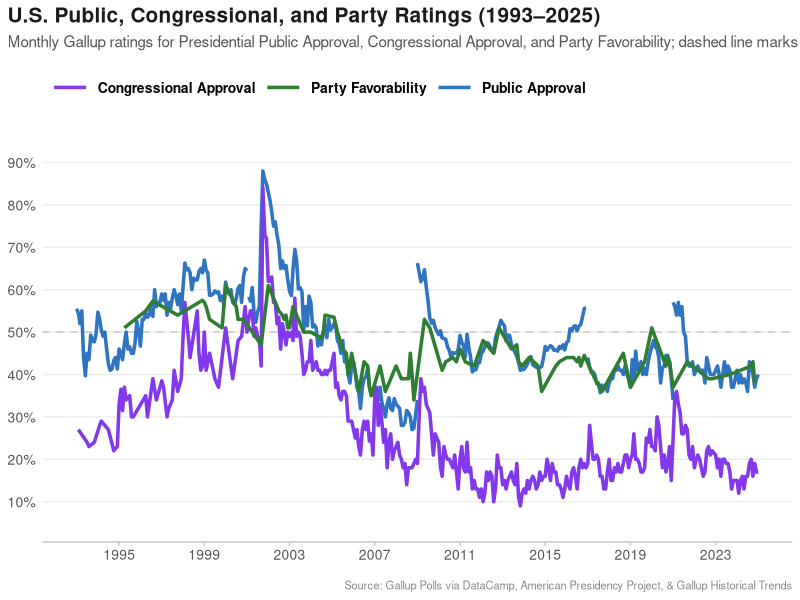

This chart was generated by the following R code:
## ---- chunk 1
#| message: false
#| echo: false
#| fig-height: 6
#| fig-width: 10

library(tidyverse)

# Load monthly presidential approval data (modern era where all 3 series overlap)
monthly_data <- read_csv("data/presidential_approval_by_month.csv", show_col_types = FALSE) |>
  filter(year_month >= as.Date("1993-01-01"))

# Load congressional approval data
congress_data <- read_csv("data/congressional_approval_by_month.csv", show_col_types = FALSE) |>
  filter(year_month >= as.Date("1993-01-01"))

# Load party favorability data
party_data <- read_csv("data/party_favorability_by_month.csv", show_col_types = FALSE) |>
  filter(year_month >= as.Date("1993-01-01"))

# Single time series styled with clean Axios aesthetic
ggplot() +
  geom_hline(yintercept = 50, linetype = "dashed", color = "#D0D0D0", linewidth = 0.6) +
  geom_line(data = monthly_data, aes(x = year_month, y = approval, color = "Public Approval", group = president), linewidth = 1.2) +
  geom_line(data = congress_data, aes(x = year_month, y = approval, color = "Congressional Approval"), linewidth = 1.2) +
  geom_line(data = party_data, aes(x = year_month, y = favorability, color = "Party Favorability"), linewidth = 1.2) +
  scale_color_manual(
    name = NULL,
    values = c(
      "Public Approval" = "#2E74C0",
      "Congressional Approval" = "#8338EC",
      "Party Favorability" = "#2E7D32"
    )
  ) +
  scale_y_continuous(
    breaks = seq(10, 90, by = 10),
    labels = \(y) paste0(y, "%"),
    limits = c(5, 95)
  ) +
  scale_x_date(date_breaks = "4 years", date_labels = "%Y") +
  labs(
    title = "U.S. Public, Congressional, and Party Ratings (1993–2025)",
    subtitle = "Monthly Gallup ratings for Presidential Public Approval, Congressional Approval, and Party Favorability; dashed line marks 50%",
    x = NULL,
    y = NULL,
    caption = "Source: Gallup Polls via DataCamp, American Presidency Project, & Gallup Historical Trends"
  ) +
  theme_minimal(base_size = 11) +
  theme(
    plot.title.position = "plot",
    plot.title = element_text(face = "bold", size = 15, color = "#1a1a1a"),
    plot.subtitle = element_text(size = 11, color = "#555555", margin = margin(b = 12)),
    legend.position = "top",
    legend.justification = "left",
    legend.text = element_text(size = 10, face = "bold"),
    legend.key.width = unit(2, "lines"),
    panel.grid.major.y = element_line(color = "#ECECEC", linewidth = 0.5),
    panel.grid.major.x = element_blank(),
    panel.grid.minor = element_blank(),
    axis.line.x = element_line(color = "#CCCCCC", linewidth = 0.6),
    axis.ticks.x = element_line(color = "#CCCCCC", linewidth = 0.6),
    axis.text = element_text(color = "#555555", size = 10),
    plot.caption = element_text(color = "#888888", size = 8, margin = margin(t = 12))
  )
